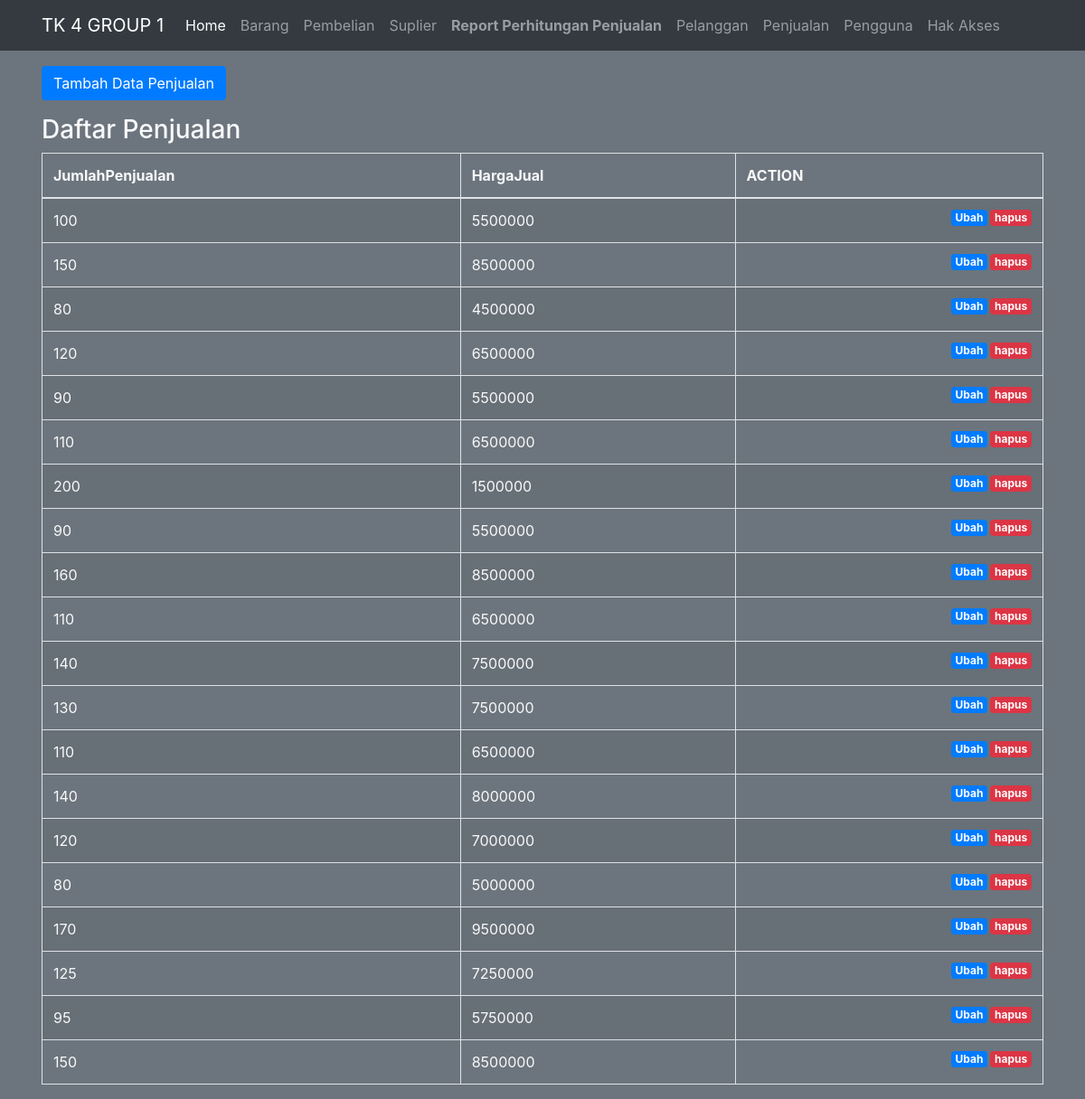
/public/penjualan, run on the app's committed database.
### tables this page shows
CREATE TABLE `penjualan` (
  `IdPenjualan` int(11) NOT NULL,
  `JumlahPenjualan` int(11) DEFAULT NULL,
  `HargaJual` int(11) DEFAULT NULL,
  `IdPengguna` int(11) DEFAULT NULL
);

### app/core/Controller.php (called while the page is built, shortened)
<?php
class Controller {
    public function view($view, $data = [])
    {
        require_once '../app/views/' . $view . '.php';
    }
    public function model($model)
    {
        return new $model;
    }
}

### app/controllers/Penjualan.php (called while the page is built, shortened)
<?php
class Penjualan extends Controller {
    public function index()
    {
        $data['judul'] = 'Daftar Penjualan';
        $data['br'] = $this->model('Penjualan_model')->getAllPenjualan();
        $this->view('penjualan/index', $data);
    }
}

### app/core/App.php (called while the page is built, shortened)
<?php
class App {
    protected $method = 'index';
    protected $params = [];
    public function __construct()
    {
        $this->controller = new $this->controller;
        call_user_func_array([$this->controller, $this->method], $this->params);
    }
}

### public/index.php (called while the page is built, shortened)
<?php
$app = new App;

### app/core/Database.php (called while the page is built, shortened)
<?php
class Database {
    private $host = DB_HOST;
    private $user = DB_USER;
    private $pass = DB_PASS;
    private $db_name = DB_NAME;
    private $dbh;
    private $stmt;
    public function __construct()
    {
        $dsn = 'mysql:host=' . $this->host . ';dbname=' . $this->db_name;
        $option = [
            PDO::ATTR_PERSISTENT => true,
            PDO::ATTR_ERRMODE => PDO::ERRMODE_EXCEPTION
        ];
        try {
            $this->dbh = new PDO($dsn, $this->user, $this->pass, $option);
        } catch(PDOException $e) {
            die($e->getMessage());
        }
    }
    public function query($query)
    {
        $this->stmt = $this->dbh->prepare($query);
    }
    public function execute()
    {
        $this->stmt->execute();
    }
    public function resultSet()
    {
        $this->execute();
        return $this->stmt->fetchAll(PDO::FETCH_ASSOC);
    }
}

### app/models/Penjualan_model.php (called while the page is built, shortened)
<?php
class Penjualan_model {
    private $table = 'penjualan';
    private $db;
    public function __construct()
    {
        $this->db = new Database;
    }
    public function getAllPenjualan()
    {
        $this->db->query('SELECT * FROM ' . $this->table);
        return $this->db->resultSet();
    }
}

### app/views/penjualan/index.php (the view, shortened to what this page needs)
<div class="container mt-3 text-light">
    <div class="row">
      <div class="col-lg-6">
      </div>
    </div>
    <div class="row mb-3">
      <div class="col-lg-6">
        <button type="button" class="btn btn-primary tombolTambahData" data-toggle="modal" data-target="#formModal">
          Tambah Data Penjualan
        </button>
      </div>
    </div>
    <h3>Daftar Penjualan</h3>
    <table class="table table-striped table-bordered table-hover table-full-width">
                <thead>
                    <tr>
                        <th scope="col">JumlahPenjualan</th>
                        <th scope="col">HargaJual</th>
                        <th scope="col">ACTION</th>
                    </tr>
                </thead>
                <tbody>
                    <?php foreach( $data['br'] as $br ) : ?>
                    <tr>
                        <td><?= $br['JumlahPenjualan'];?></td>
                        <td> <?= $br['HargaJual'];?></td>
                        <td>
                        <a href="<?= BASEURL; ?>/penjualan/hapus/<?= $br['IdPenjualan']; ?>" class="badge badge-danger float-right" onclick="return confirm('yakin?');">hapus</a>
                        <a href="<?= BASEURL; ?>/penjualan/ubahDetail/<?= $br['IdPenjualan']; ?>" class="badge badge-primary float-right">Ubah</a>
                        </td>
                    </tr>
                    <?php endforeach; ?>
                </tbody>
    </table>
</div>

### public/css/style.css (style rules this page uses)
.badge { margin-left: 3px; }
.container { padding: 0 16px; }
.container::after, .row::after { content: ""; clear: both; display: table; }

### data on the page
penjualan: JumlahPenjualan "100", HargaJual "5500000"
penjualan: JumlahPenjualan "150", HargaJual "8500000"
penjualan: JumlahPenjualan "80", HargaJual "4500000"
penjualan: JumlahPenjualan "120", HargaJual "6500000"
penjualan: JumlahPenjualan "90", HargaJual "5500000"
penjualan: JumlahPenjualan "110", HargaJual "6500000"
penjualan: JumlahPenjualan "200", HargaJual "1500000"
penjualan: JumlahPenjualan "90", HargaJual "5500000"
penjualan: JumlahPenjualan "160", HargaJual "8500000"
penjualan: JumlahPenjualan "110", HargaJual "6500000"
penjualan: JumlahPenjualan "140", HargaJual "7500000"
penjualan: JumlahPenjualan "130", HargaJual "7500000"
penjualan: JumlahPenjualan "110", HargaJual "6500000"
penjualan: JumlahPenjualan "140", HargaJual "8000000"
penjualan: JumlahPenjualan "120", HargaJual "7000000"
penjualan: JumlahPenjualan "80", HargaJual "5000000"
penjualan: JumlahPenjualan "170", HargaJual "9500000"
penjualan: JumlahPenjualan "125", HargaJual "7250000"
penjualan: JumlahPenjualan "95", HargaJual "5750000"
penjualan: JumlahPenjualan "150", HargaJual "8500000"
